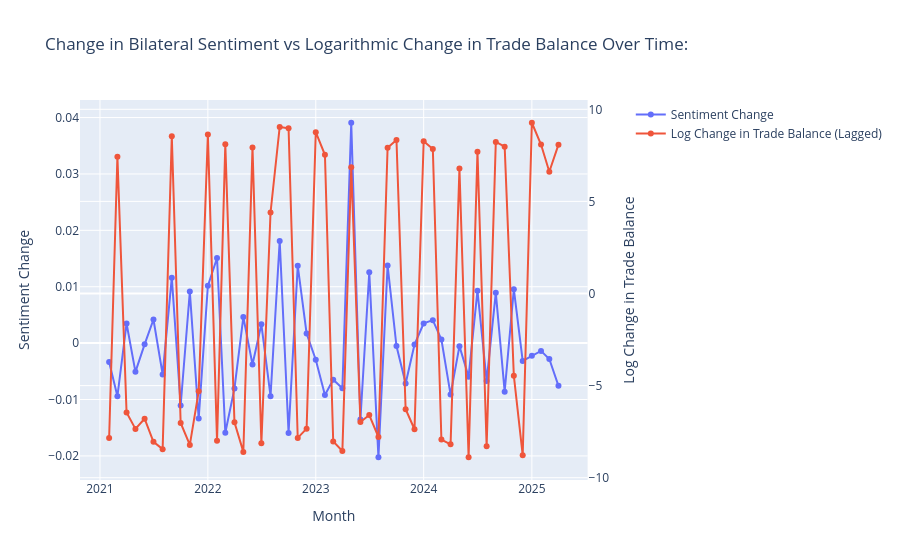
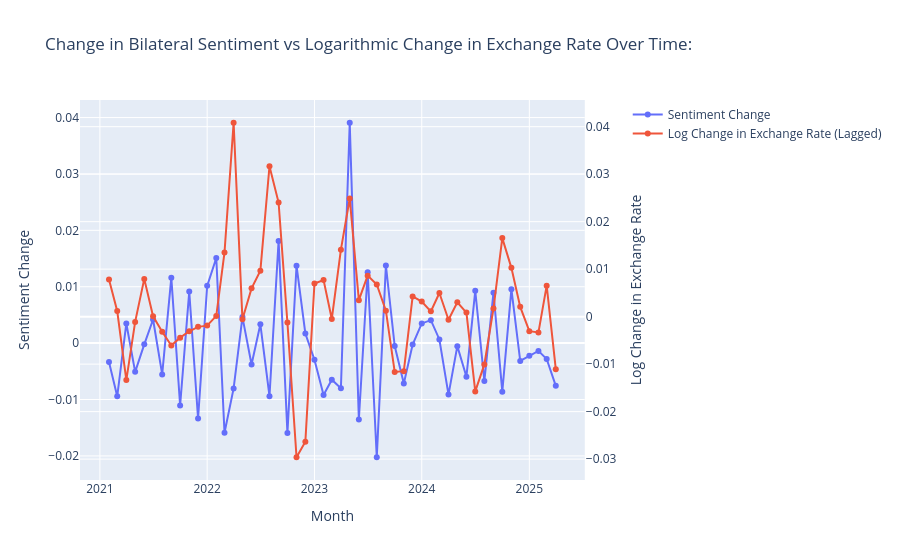

Notebook source saved alongside these figures, in order:
### Code cell
#plot sentiment change vs trade balance change
fig = make_subplots(specs=[[{"secondary_y": True}]])

# Add Sentiment trace (primary y-axis)
fig.add_trace(go.Scatter(x = df['Month'], y = df['Sentiment_Change'], name = 'Sentiment Change',
            mode = 'lines+markers'), secondary_y = False)

# Add Exchange Rate trace (secondary y-axis)
fig.add_trace(go.Scatter(x = df['Month'], y = df['Log_trade_balance_change_lag'], name = 'Log Change in Trade Balance (Lagged)',
        mode = 'lines+markers'), secondary_y = True)

# Update layout
fig.update_layout(title_text = 'Change in Bilateral Sentiment vs Logarithmic Change in Trade Balance Over Time: ',hovermode = 'x unified')

# Set axis titles
fig.update_xaxes(title_text = 'Month')
fig.update_yaxes(title_text = 'Sentiment Change', secondary_y = False)
fig.update_yaxes(title_text = 'Log Change in Trade Balance', secondary_y = True)

# Show plot
fig.show()

#plot sentiment change vs exchange rate change
fig = make_subplots(specs=[[{"secondary_y": True}]])

# Add Sentiment trace (primary y-axis)
fig.add_trace(go.Scatter(x = df['Month'], y = df['Sentiment_Change'], name = 'Sentiment Change',
            mode = 'lines+markers'), secondary_y = False)

# Add Exchange Rate trace (secondary y-axis)
fig.add_trace(go.Scatter(x = df['Month'], y = df['Log_EXCHUS_Change_Lag'], name = 'Log Change in Exchange Rate (Lagged)',
        mode = 'lines+markers'), secondary_y = True)

# Update layout
fig.update_layout(title_text = 'Change in Bilateral Sentiment vs Logarithmic Change in Exchange Rate Over Time: ',hovermode = 'x unified')

# Set axis titles
fig.update_xaxes(title_text = 'Month')
fig.update_yaxes(title_text = 'Sentiment Change', secondary_y = False)
fig.update_yaxes(title_text = 'Log Change in Exchange Rate', secondary_y = True)

# Show plot
fig.show()

### Figure 1 — Plotly figure (JSON) as saved in the notebook; plotly's stock layout.template omitted (floating-point values rounded to 4 significant figures)
{"data": [{"mode": "lines+markers", "name": "Sentiment Change", "type": "scatter", "x": ["2021-02", "2021-03", "2021-04", "2021-05", "2021-06", "2021-07", "2021-08", "2021-09", "2021-10", "2021-11", "2021-12", "2022-01", "2022-02", "2022-03", "2022-04", "2022-05", "2022-06", "2022-07", "2022-08", "2022-09", "2022-10", "2022-11", "2022-12", "2023-01", "2023-02", "2023-03", "2023-04", "2023-05", "2023-06", "2023-07", "2023-08", "2023-09", "2023-10", "2023-11", "2023-12", "2024-01", "2024-02", "2024-03", "2024-04", "2024-05", "2024-06", "2024-07", "2024-08", "2024-09", "2024-10", "2024-11", "2024-12", "2025-01", "2025-02", "2025-03", "2025-04"], "xaxis": "x", "y": [-0.003344, -0.009433, 0.003487, -0.005097, -0.000217, 0.004191, -0.005552, 0.01161, -0.01106, 0.009138, -0.01336, 0.01016, 0.0151, -0.0159, -0.008039, 0.004614, -0.003788, 0.003344, -0.009411, 0.01813, -0.01593, 0.01372, 0.001711, -0.002955, -0.009189, -0.006488, -0.00801, 0.03908, -0.01355, 0.01257, -0.02024, 0.01378, -0.000521, -0.007178, -0.000263, 0.003493, 0.004075, 0.000647, -0.00913, -0.000536, -0.005951, 0.009283, -0.006713, 0.00895, -0.008604, 0.009559, -0.003167, -0.002227, -0.001378, -0.002809, -0.007582], "yaxis": "y"}, {"mode": "lines+markers", "name": "Log Change in Trade Balance (Lagged)", "type": "scatter", "x": ["2021-02", "2021-03", "2021-04", "2021-05", "2021-06", "2021-07", "2021-08", "2021-09", "2021-10", "2021-11", "2021-12", "2022-01", "2022-02", "2022-03", "2022-04", "2022-05", "2022-06", "2022-07", "2022-08", "2022-09", "2022-10", "2022-11", "2022-12", "2023-01", "2023-02", "2023-03", "2023-04", "2023-05", "2023-06", "2023-07", "2023-08", "2023-09", "2023-10", "2023-11", "2023-12", "2024-01", "2024-02", "2024-03", "2024-04", "2024-05", "2024-06", "2024-07", "2024-08", "2024-09", "2024-10", "2024-11", "2024-12", "2025-01", "2025-02", "2025-03", "2025-04"], "xaxis": "x", "y": [-7.85, 7.43, -6.46, -7.35, -6.8, -8.05, -8.45, 8.54, -7.03, -8.22, -5.31, 8.63, -8, 8.1, -6.99, -8.6, 7.92, -8.13, 4.4, 9.04, 8.97, -7.84, -7.34, 8.76, 7.53, -8.03, -8.55, 6.85, -6.98, -6.6, -7.79, 7.91, 8.33, -6.28, -7.37, 8.27, 7.84, -7.93, -8.19, 6.78, -8.89, 7.69, -8.29, 8.23, 7.97, -4.46, -8.78, 9.27, 8.09, 6.61, 8.08], "yaxis": "y2"}], "layout": {"autosize": true, "hovermode": "x unified", "title": {"text": "Change in Bilateral Sentiment vs Logarithmic Change in Trade Balance Over Time: "}, "xaxis": {"anchor": "y", "autorange": true, "domain": [0, 0.94], "range": ["2020-10-29 04:31:50.5057", "2025-07-04 19:28:09.4943"], "title": {"text": "Month"}, "type": "date"}, "yaxis": {"anchor": "x", "autorange": true, "domain": [0, 1], "range": [-0.02514, 0.04397], "title": {"text": "Sentiment Change"}, "type": "linear"}, "yaxis2": {"anchor": "x", "autorange": true, "overlaying": "y", "range": [-10.39, 10.77], "side": "right", "title": {"text": "Log Change in Trade Balance"}, "type": "linear"}}}

### Figure 2 — Plotly figure (JSON) as saved in the notebook; plotly's stock layout.template omitted (floating-point values rounded to 4 significant figures)
{"data": [{"mode": "lines+markers", "name": "Sentiment Change", "type": "scatter", "x": ["2021-02", "2021-03", "2021-04", "2021-05", "2021-06", "2021-07", "2021-08", "2021-09", "2021-10", "2021-11", "2021-12", "2022-01", "2022-02", "2022-03", "2022-04", "2022-05", "2022-06", "2022-07", "2022-08", "2022-09", "2022-10", "2022-11", "2022-12", "2023-01", "2023-02", "2023-03", "2023-04", "2023-05", "2023-06", "2023-07", "2023-08", "2023-09", "2023-10", "2023-11", "2023-12", "2024-01", "2024-02", "2024-03", "2024-04", "2024-05", "2024-06", "2024-07", "2024-08", "2024-09", "2024-10", "2024-11", "2024-12", "2025-01", "2025-02", "2025-03", "2025-04"], "xaxis": "x", "y": [-0.003344, -0.009433, 0.003487, -0.005097, -0.000217, 0.004191, -0.005552, 0.01161, -0.01106, 0.009138, -0.01336, 0.01016, 0.0151, -0.0159, -0.008039, 0.004614, -0.003788, 0.003344, -0.009411, 0.01813, -0.01593, 0.01372, 0.001711, -0.002955, -0.009189, -0.006488, -0.00801, 0.03908, -0.01355, 0.01257, -0.02024, 0.01378, -0.000521, -0.007178, -0.000263, 0.003493, 0.004075, 0.000647, -0.00913, -0.000536, -0.005951, 0.009283, -0.006713, 0.00895, -0.008604, 0.009559, -0.003167, -0.002227, -0.001378, -0.002809, -0.007582], "yaxis": "y"}, {"mode": "lines+markers", "name": "Log Change in Exchange Rate (Lagged)", "type": "scatter", "x": ["2021-02", "2021-03", "2021-04", "2021-05", "2021-06", "2021-07", "2021-08", "2021-09", "2021-10", "2021-11", "2021-12", "2022-01", "2022-02", "2022-03", "2022-04", "2022-05", "2022-06", "2022-07", "2022-08", "2022-09", "2022-10", "2022-11", "2022-12", "2023-01", "2023-02", "2023-03", "2023-04", "2023-05", "2023-06", "2023-07", "2023-08", "2023-09", "2023-10", "2023-11", "2023-12", "2024-01", "2024-02", "2024-03", "2024-04", "2024-05", "2024-06", "2024-07", "2024-08", "2024-09", "2024-10", "2024-11", "2024-12", "2025-01", "2025-02", "2025-03", "2025-04"], "xaxis": "x", "y": [0.007833, 0.001182, -0.01336, -0.001104, 0.007953, 7.72e-05, -0.00317, -0.006075, -0.00442, -0.003073, -0.002153, -0.00189, 0.0001576, 0.01353, 0.04083, -0.0005674, 0.005957, 0.009678, 0.03167, 0.02403, -0.001252, -0.02961, -0.02635, 0.006985, 0.007706, -0.000479, 0.0141, 0.02488, 0.003471, 0.008632, 0.006778, 0.00126, -0.01163, -0.01147, 0.004262, 0.003175, 0.001111, 0.004973, -0.0006496, 0.003037, 0.0008543, -0.01574, -0.01005, 0.001709, 0.01654, 0.01027, 0.002058, -0.003061, -0.003319, 0.006531, -0.01105], "yaxis": "y2"}], "layout": {"autosize": true, "hovermode": "x unified", "title": {"text": "Change in Bilateral Sentiment vs Logarithmic Change in Exchange Rate Over Time: "}, "xaxis": {"anchor": "y", "autorange": true, "domain": [0, 0.94], "range": ["2020-10-29 03:08:41.5284", "2025-07-04 20:51:18.4716"], "title": {"text": "Month"}, "type": "date"}, "yaxis": {"anchor": "x", "autorange": true, "domain": [0, 1], "range": [-0.02514, 0.04397], "title": {"text": "Sentiment Change"}, "type": "linear"}, "yaxis2": {"anchor": "x", "autorange": true, "overlaying": "y", "range": [-0.03542, 0.04664], "side": "right", "title": {"text": "Log Change in Exchange Rate"}, "type": "linear"}}}
